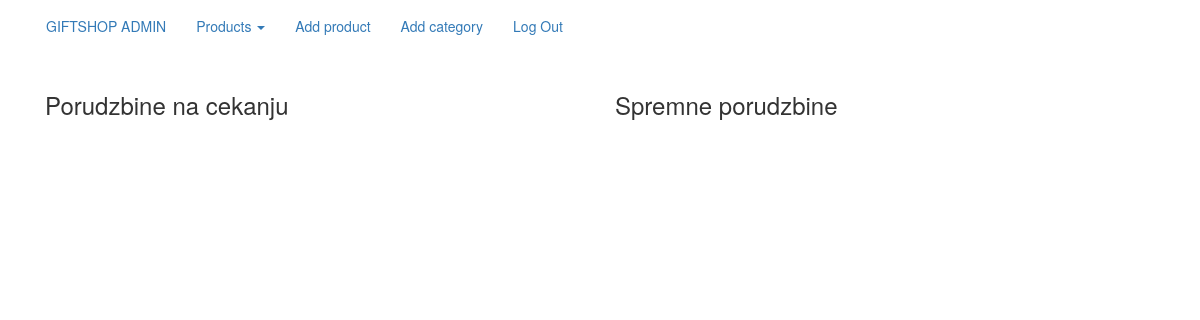
/admin/admin_panel.php (signed in), run on an earlier commit of the app's database.
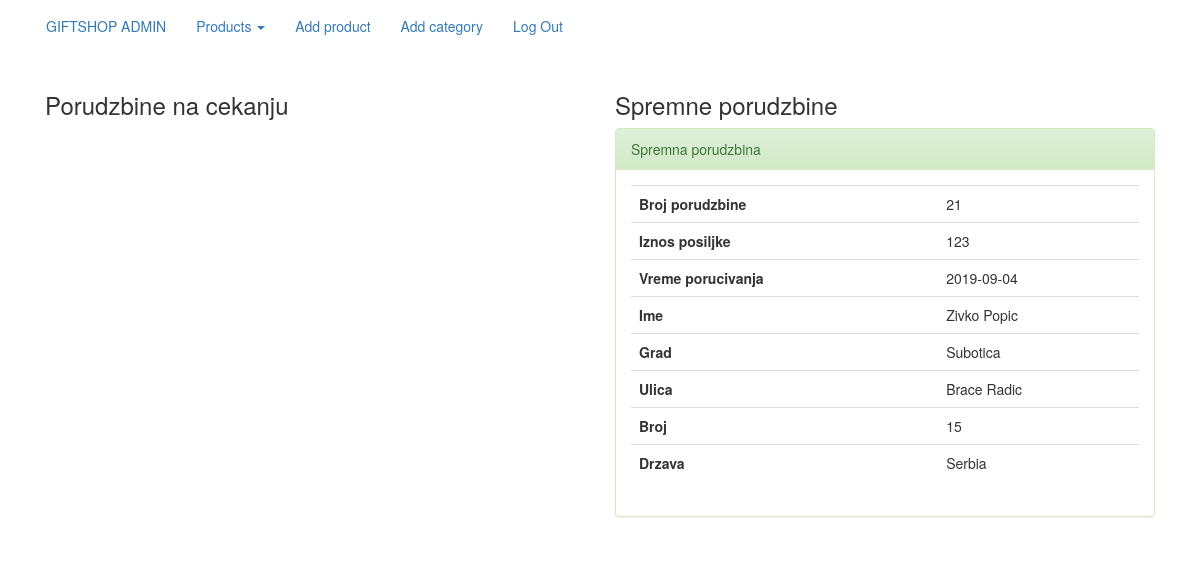
And on a later commit of the database.
### tables this page shows
CREATE TABLE `orders` (
  `id` int(11) NOT NULL,
  `user_id` int(11) NOT NULL,
  `order_status` varchar(255) DEFAULT NULL,
  `order_date` date DEFAULT NULL,
  `price` decimal(10,0) DEFAULT NULL
);

CREATE TABLE `user` (
  `id_user` int(11) NOT NULL,
  `username` varchar(45) NOT NULL,
  `password` varchar(45) NOT NULL,
  `name` varchar(45) DEFAULT NULL,
  `birthday` datetime DEFAULT NULL,
  `country` varchar(255) DEFAULT NULL,
  `city` varchar(255) DEFAULT NULL,
  `post_number` varchar(255) DEFAULT NULL,
  `street` varchar(255) DEFAULT NULL,
  `number` varchar(255) DEFAULT NULL,
  `code` varchar(255) DEFAULT NULL,
  `phone_number` varchar(255) DEFAULT NULL,
  `email` varchar(255) NOT NULL
);

### admin/admin_panel.php (the view, shortened to what this page needs)
<?php
include('admin_session.php');
?>
<!DOCTYPE html>
<html lang="en">
<head>
    <link rel="stylesheet" href="https://maxcdn.bootstrapcdn.com/bootstrap/3.3.7/css/bootstrap.min.css">
    <link rel="stylesheet" href="https://maxcdn.bootstrapcdn.com/bootstrap/3.3.7/css/bootstrap-theme.min.css">
    <link rel="stylesheet" href="https://maxcdn.bootstrapcdn.com/bootstrap/3.3.7/js/bootstrap.min.js">
    <link href="//maxcdn.bootstrapcdn.com/font-awesome/4.2.0/css/font-awesome.min.css" rel="stylesheet">
</head>
<body>
    <nav class="navbar navbar-custom">
        <div class="container-fluid">
            <div class="collapse navbar-collapse" id="bs-example-navbar-collapse-1">
                <ul class="nav navbar-nav">
                    <li><a href="http://localhost/giftshop/admin/admin_panel.php">GIFTSHOP ADMIN</a></li>
                    <li class="dropdown">
                        <a href="#" class="dropdown-toggle" data-toggle="dropdown" role="button" aria-haspopup="true" aria-expanded="false">Products <span class="caret"></span></a>
                    </li>
                    <li><a href="http://localhost/giftshop/admin/admin_add_product.php">Add product</a></li>
                    <li><a href="http://localhost/giftshop/admin/admin_add_category.php">Add category</a></li>
                    <li class="right"><a href="http://localhost/giftshop/includes/logout.php">Log Out</a> </li>
                </ul>
            </div>
        </div>
    </nav>
    <div class="container">
        <div class="col-lg-6 col-md-6 col-sm-12 col-xs-12">
            <div>
                <h3>Porudzbine na cekanju</h3>
            </div>
        </div>
        <div class="col-lg-6 col-md-6 col-sm-12 col-xs-12">
            <div>
                <h3>Spremne porudzbine</h3>
            </div>
            <?php
            $SQLporudzbine = "SELECT orders.id, orders.order_status, orders.price, order_date, user.name, user.street, user.number, user.city, user.country from orders left JOIN user ON orders.user_id=user.id_user WHERE order_status='ready'";
            $resultPorudzbine = mysqli_query($connection, $SQLporudzbine);
            while ($row = mysqli_fetch_array($resultPorudzbine, MYSQLI_ASSOC)) {
                echo "
                    <div class=\"panel panel-success\">
                    <div class=\"panel-heading\">Spremna porudzbina</div>
                    <div class=\"panel-body\">
                        <table class='table'>
                            <tr><th>Broj porudzbine</th><td>" . $row['id'] . "</td></tr>
                            <tr><th>Iznos posiljke</th><td>" . $row['price'] . "</td></tr>
                            <tr><th>Vreme porucivanja</th><td>" . $row['order_date'] . "</td></tr>
                            <tr><th>Ime</th><td>" . $row['name'] . "</td></tr>
                            <tr><th>Grad</th><td>" . $row['city'] . "</td></tr>
                            <tr><th>Ulica</th><td>" . $row['street'] . "</td></tr>
                            <tr><th>Broj</th><td>" . $row['number'] . "</td></tr>
                            <tr><th>Drzava</th><td>" . $row['country'] . "</td></tr>
                        </table>
                    </div>
                    </div>
                ";
            }
            ?>
        </div>
    </div>
</body>
</html>

What changed in the data, as far as the page shows it:
added orders: id "21", price "123", order_date "2019-09-04", user.name "Zivko Popic", user.city "Subotica", user.street "Brace Radic", user.number "15", user.country "Serbia"
